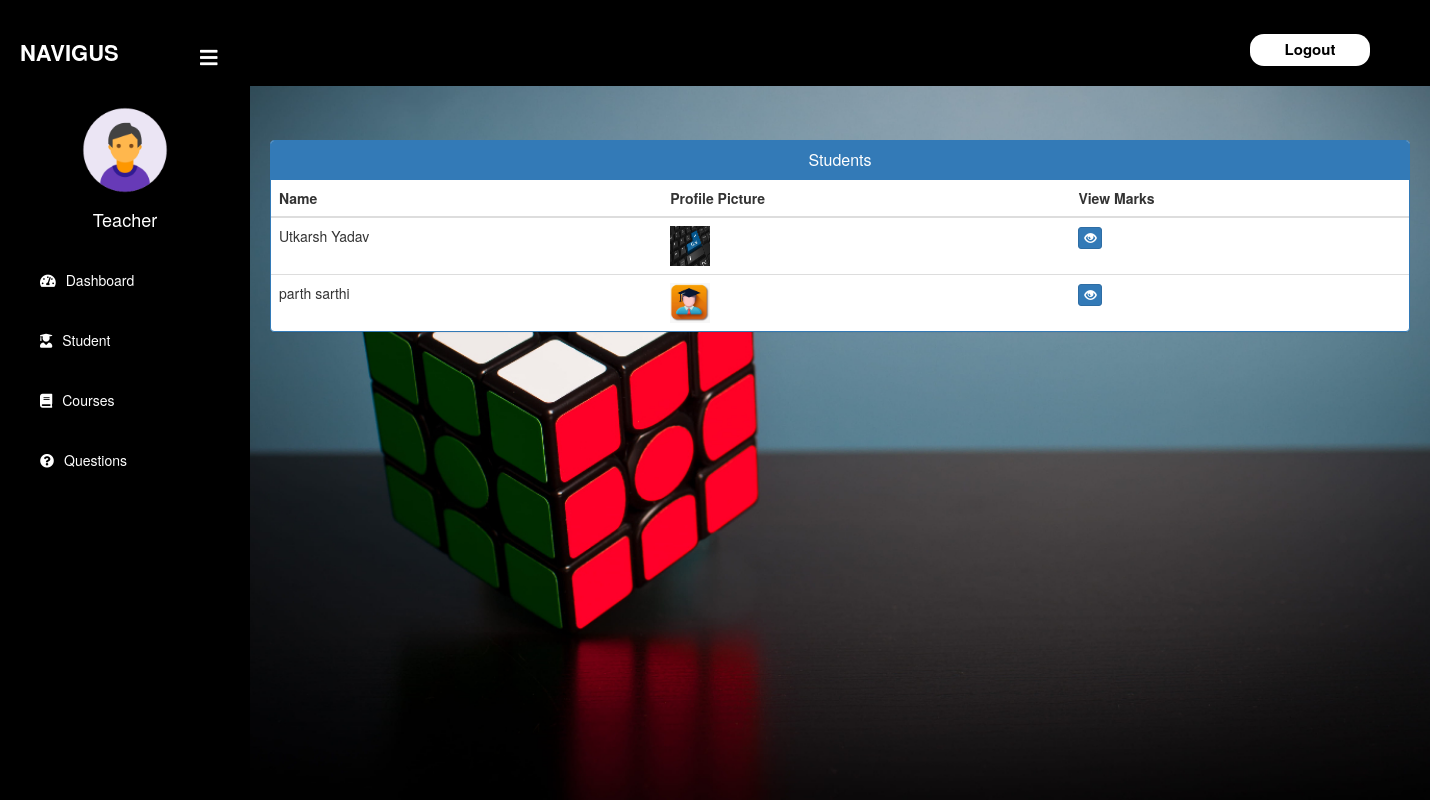
The app's page /admin-view-student-marks (signed in) with its own data.
### student/models.py (models this page shows, shortened)
class Student(models.Model):
    user=models.OneToOneField(User,on_delete=models.CASCADE)
    profile_pic= models.ImageField(upload_to='profile_pic/Student/',null=True,blank=True)
    address = models.CharField(max_length=40)
    mobile = models.CharField(max_length=20,null=False)
    @property
    def get_name(self):
        return self.user.first_name+" "+self.user.last_name

### quiz/views.py (the view)
# urls.py: path('admin-view-student-marks', views.admin_view_student_marks_view,name='admin-view-student-marks'),
@login_required(login_url='adminlogin')
def admin_view_student_marks_view(request):
    students= SMODEL.Student.objects.all()
    return render(request,'quiz/admin_view_student_marks.html',{'students':students})

### templates/quiz/admin_view_student_marks.html (shortened to what this page needs)
{% extends 'quiz/adminbase.html' %}
{% block content %}
{%load static%}
<head>
  <link href="//netdna.bootstrapcdn.com/bootstrap/3.0.0/css/bootstrap.min.css" rel="stylesheet" id="bootstrap-css">
</head>
<br><br>
<body>
<div class="container">
  <div class="panel panel-primary">
    <div class="panel-heading">
      <h6 class="panel-title">Students</h6>
    </div>
    <table class="table table-hover" id="dev-table">
      <thead>
        <tr>
          <th>Name</th>
          <th>Profile Picture</th>
          <th>View Marks</th>
        </tr>
      </thead>
      {% for t in students %}
      <tr>
        <td> {{t.get_name}}</td>
        <td> <img src="{% static t.profile_pic.url %}" alt="Profile Pic" height="40px" width="40px" /></td>
        <td><a class="btn btn-primary btn-xs" href="{% url 'admin-view-marks' t.id  %}"><span class="glyphicon glyphicon-eye-open"></span></a></td>
      </tr>
      {% endfor %}
    </table>
  </div>
</div>
</body>
<br><br><br><br><br><br>
{% endblock content %}

### templates/quiz/adminbase.html (style rules this page uses)
a:link { text-decoration: none; }
body { margin: 0; padding: 0; font-family: "Gill Sans", sans-serif;; }

### templates/quiz/admin_view_student_marks.html (style rules this page uses)
a:link { text-decoration: none; }
h6 { text-align: center; }
body { background:linear-gradient(to right, #44715f 0%, #223a31 63%); }

### records on screen
Student: get_name "Utkarsh Yadav", profile_pic (picture)
Student: get_name "parth sarthi", profile_pic (picture)
